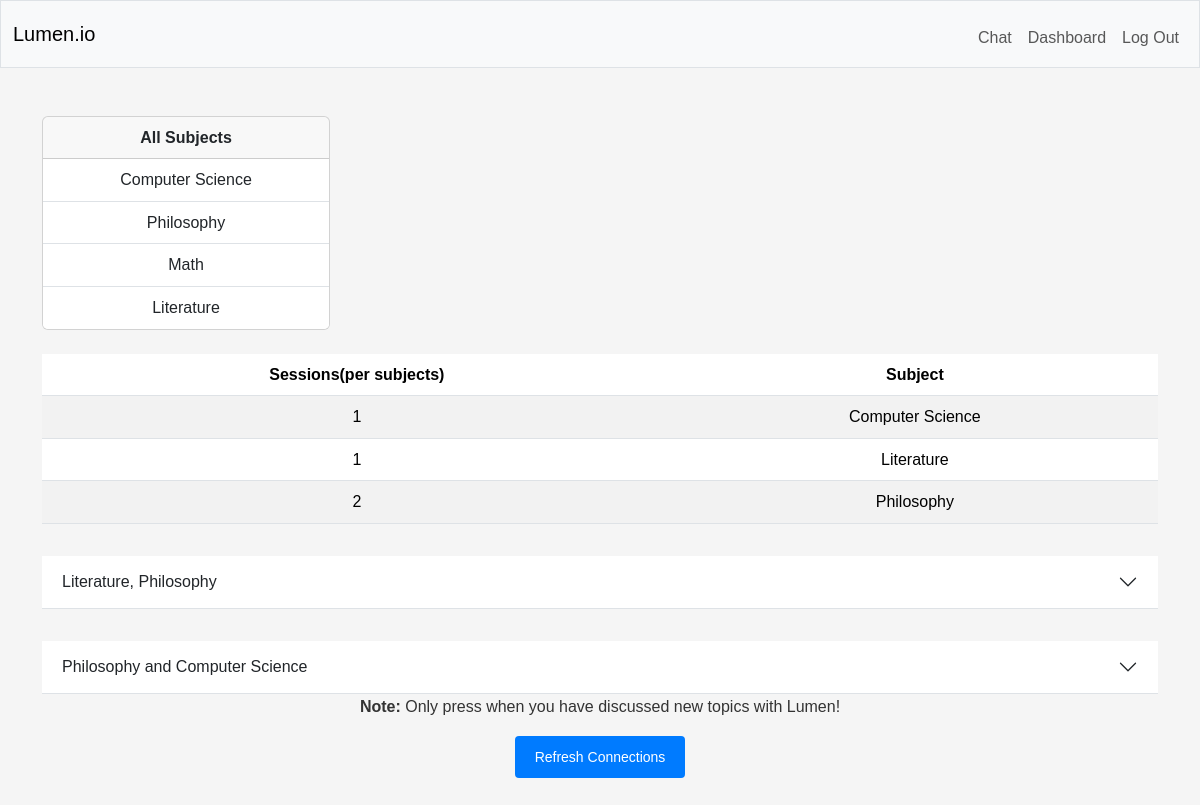
The page /dashboard (signed in) on the database as committed earlier.
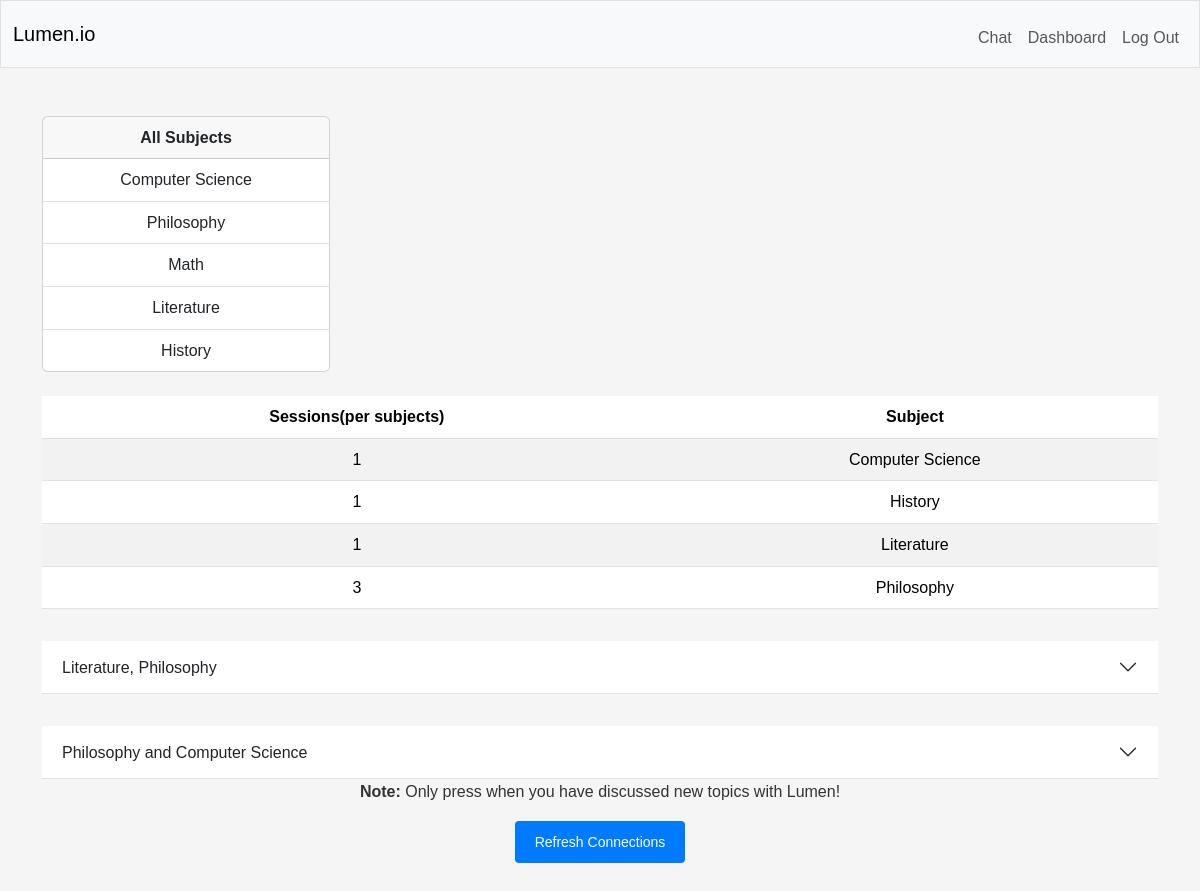
The same page on the database as committed later.
### tables this page shows
CREATE TABLE subjects (
    id INTEGER PRIMARY KEY AUTOINCREMENT,
    subject TEXT NOT NULL,
    user_id INTEGER NOT NULL,
    FOREIGN KEY (user_id) REFERENCES users(id)
);

CREATE TABLE connections (
    id INTEGER PRIMARY KEY AUTOINCREMENT,
    user_id INTEGER NOT NULL,
    subjects TEXT NOT NULL,
    connection TEXT NOT NULL,
    summary TEXT NOT NULL,
    FOREIGN KEY (user_id) REFERENCES users(id) ON DELETE CASCADE
);

### app.py (the view)
@app.route("/dashboard", methods=["GET", "POST"])
@login_required
def dashboard():
    if request.method == "POST":
        All_topics = db.execute(
            "SELECT topics.topic , subjects.subject FROM topics INNER JOIN sessions ON topics.session_id = sessions.id INNER JOIN subjects ON sessions.subject_id = subjects.id WHERE topics.user_id = ?", session["user_id"])
        if All_topics:
            topics = []
            for index in range(len(All_topics)):
                topics.append("topic: " + All_topics[index]["topic"])
                topics.append("subject: " + All_topics[index]["subject"])
                if index > 0 and index < len(All_topics) - 1:
                    topics.append(",")
            user_prompt = " ".join(topics)
            connected_topics = db.execute("SELECT connection FROM connections WHERE user_id = ?", session["user_id"])
            existing_connections = clean_list(connected_topics)
            system_prompt = (
                f"You will be given a list of topics, and the subject they were discussed in, Your task is to return connecting topics across subjects in a JSON file, "
                f"Always return a JSON array (a list), and within that file, subjects, connection and summary as keys to the name of subjects that are connected, "
                f"the topics that are connected and a quick 1-2 paragraph summary of how the topics connect as their values. and the values must be strings, not lists. "
                f"if no topics are connected, return an empty JSON object not an empty list, the connected topics must have different subjects."
                f"Already connected topic pairs: {existing_connections}. Only return NEW connections not already in this list."
            )
            Connection = model_call(system_prompt, user_prompt, return_type="JSON")
            connections = json.loads(Connection.choices[0].message.content)
            if isinstance(connections, list):
                db.execute("INSERT INTO connections (user_id, subjects, connection, summary) VALUES(?, ?, ?, ?)",
                        session["user_id"], connections[0]["subjects"], connections[0]["connection"], connections[0]["summary"])
            else:
                if connections:
                    db.execute("INSERT INTO connections (user_id, subjects, connection, summary) VALUES(?, ?, ?, ?)",
                            session["user_id"], connections["subjects"], connections["connection"], connections["summary"])
            app.logger.info(f"Connection: {Connection.choices[0].message.content}")
            return redirect("/dashboard")
        else:
            flash("No topics to generate connections yet!", "error")
            return redirect("/dashboard")
    else:
        subjects_enrolled = db.execute(
            "SELECT DISTINCT subject FROM subjects WHERE user_id = ?", session["user_id"])
        sessions_bysubjects = (db.execute(
            "SELECT subjects.subject, COUNT(sessions.id) as session_count FROM sessions JOIN subjects ON sessions.subject_id = subjects.id WHERE sessions.user_id = ? GROUP BY subjects.subject", session["user_id"]))
        connections = db.execute("SELECT * FROM connections WHERE user_id = ?", session["user_id"])
        return render_template("dashboard.html", subjects=subjects_enrolled, sessions=sessions_bysubjects, connections=connections)

### app.py (called while the page is built)
@app.after_request
def after_request(response):
    response.headers["Cache-Control"] = "no-cache, no-store, must-revalidate"
    response.headers["Expires"] = 0
    response.headers["Pragma"] = "no-cache"
    return response

### helpers.py (called while the page is built)
def login_required(f):
    @wraps(f)
    def decorated_function(*args, **kwargs):
        if session.get("user_id") is None:
            return redirect("/login")
        return f(*args, **kwargs)
    return decorated_function

### templates/dashboard.html (shortened to what this page needs)
{% extends "layout.html" %}
{% block main %}
   <div class="card" style="width: 18rem;">
    <div class="card-header">
        <b>All Subjects</b>
    </div>
    <ul class="list-group list-group-flush">
            {% for subject in subjects %}
            <li class="list-group-item">{{ subject.subject }}</li>
            {% endfor %}
        </ul>
    </div>
    <table class="table table-striped mt-4">
        <thead>
            <tr>
                <th>Sessions(per subjects)</th>
                <th>Subject</th>
            </tr>
        </thead>
        <tbody>
            {% for session in sessions %}
                <tr>
                     <td>{{ session.session_count }}</td>
                     <td>{{ session.subject }}</td>
                </tr>
            {% endfor %}
        </tbody>
    </table>
{% for connection in connections %}
<div class="accordion accordion-flush" id="accordionFlushExample">
  <div class="accordion-item">
    <h2 class="accordion-header" id="flush-headingOne">
      <button class="accordion-button collapsed" type="button" data-bs-toggle="collapse" data-bs-target="#flush-collapseOne" aria-expanded="false" aria-controls="flush-collapseOne">
        {{ connection.subjects }}
      </button>
    </h2>
</div>
{% endfor %}
<p><b>Note:</b> Only press when you have discussed new topics with Lumen!</p>
<form method="post" action="/dashboard">
    <input type="submit" value="Refresh Connections" name="refresh">
</form>
{% endblock %}

### templates/layout.html (shortened to what this page needs)
<!DOCTYPE html>
<html lang="en">
    <head>
        <link href="https://cdn.jsdelivr.net/npm/bootstrap@5.3.8/dist/css/bootstrap.min.css" rel="stylesheet">
        <link href="/static/styles.css" rel="stylesheet">
    </head>
    <body>
        <nav class="bg-light border navbar navbar-expand-md navbar-light">
            <div class="container-fluid">
                <a class="navbar-brand" href="/"><span class="blue">Lumen</span><span class="red">.io</span></a>
                <div class="collapse navbar-collapse" id="navbar">
                    {% if session["user_id"] %}
                        <ul class="navbar-nav ms-auto mt-2">
                            <li class="nav-item"><a class="nav-link" href="/chat/history">Chat</a></li>
                            <li class="nav-item"><a class="nav-link" href="/dashboard">Dashboard</a></li>
                            <li class="nav-item"><a class="nav-link" href="/logout">Log Out</a></li>
                        </ul>
                    {% else %}
                        <ul class="navbar-nav ms-auto mt-2">
                            <li class="nav-item"><a class="nav-link" href="/register">Register</a></li>
                            <li class="nav-item"><a class="nav-link" href="/login">Log In</a></li>
                        </ul>
                    {% endif %}
                </div>
            </div>
        </nav>
        <main class="container py-5 text-center">
            {% block main %}{% endblock %}
        </main>
    </body>
</html>

### static/styles.css (style rules this page uses)
* { margin: 0; padding: 0; box-sizing: border-box; }
body { font-family: Arial, sans-serif; background-color: #f5f5f5; color: #333; line-height: 1.6; }
main { max-width: 1200px; margin: 0 auto; padding: 20px; }
button, input[type="submit"] { padding: 10px 20px; background-color: #007bff; color: white; border: none; border-radius: 4px; cursor: pointer; }
input, textarea { padding: 8px; border: 1px solid #ddd; border-radius: 4px; font-size: 14px; }
a { color: #007bff; text-decoration: none; }
button { margin-top: 2rem; }

Rows that differ between the two databases and show on the page:
computed for subjects "Philosophy": session_count "2" → "3"
added subjects: subject "History", session_count "1"
